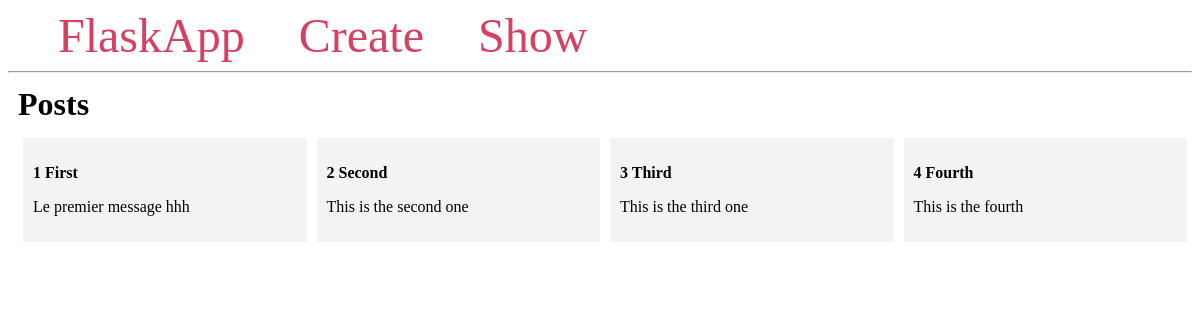
The page /dash_pst on the database its author committed.
### my_models.py (models this page shows, shortened)
class Post(db.Model):
    __tablename__ = 'post'
    id = db.Column(db.Integer, primary_key = True)
    title = db.Column(db.String(100))
    content = db.Column(db.Text)
    comments = db.relationship('Comment', backref = 'post')

### app.py (the view)
@app.route('/dash_pst')
def dash_posts():
    posts = Post.query.all()
    return render_template('dashboard_posts.html', abc = posts)

### templates/dashboard_posts.html
{% extends 'base.html' %}
{% block content %}
    <h1 class="title">{% block title %} Posts {% endblock %}</h1>
    <div class="content">
        {% for post in abc %}
            <div class="student">
                <b>
                    <p class="name">
                        {{ post.id }} {{ post.title }}
                    </p>
                </b>
                <p>{{ post.content }}</p>
            </div>
        {% endfor %}
    </div>
{% endblock %}

### templates/base.html (shortened to what this page needs)
<!DOCTYPE html>
<html lang="en">
<head>
</head>
<body>
    <nav>
        <a href="{{ url_for('index') }}">FlaskApp</a>
        <a href="{{ url_for('create_student') }}">Create</a>
        <a href="{{ url_for('show_data') }}">Show</a>
    </nav>
    <hr>
    <div class="content">
        {% block content %} {% endblock %}
    </div>
</body>
</html>

### templates/base.html (style rules this page uses)
.title { margin: 5px; }
.content { margin: 5px; width: 100%; display: flex; flex-direction: row; flex-wrap: wrap; }
.student { flex: 20%; padding: 10px; margin: 5px; background-color: #f3f3f3; inline-size: 100%; }
nav a { color: #d64161; font-size: 3em; margin-left: 50px; text-decoration: none; }

### rows shown on the page
Post: id "1", title "First", content "Le premier message hhh"
Post: id "2", title "Second", content "This is the second one"
Post: id "3", title "Third", content "This is the third one"
Post: id "4", title "Fourth", content "This is the fourth"
